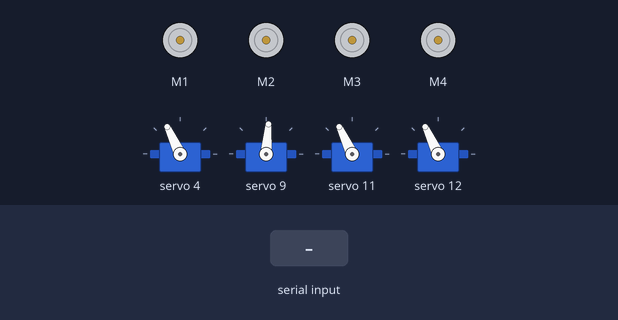
Recording of a sketch running on a simulated Arduino Uno, built with avr-gcc and run on an emulated ATmega328P. Shown: 4 × DC motor (green arrow = forward, orange = backward, longer = faster), 4 × servo. Inputs (shaded band) come from the test bench. What the sketch prints to the serial monitor is not drawn.

Above: at 1.2 s.
1.3 s: "f" received over the second serial link
At 1.6 s:
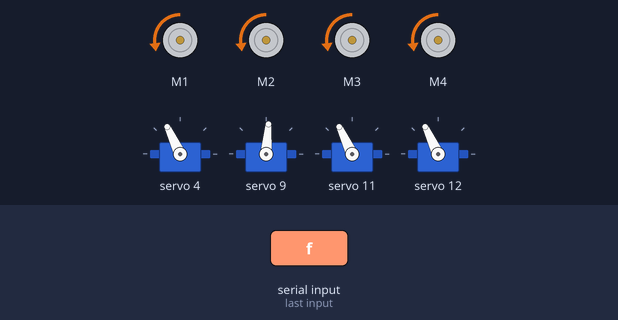
2.8 s: "b" received over the second serial link
At 3.9 s:
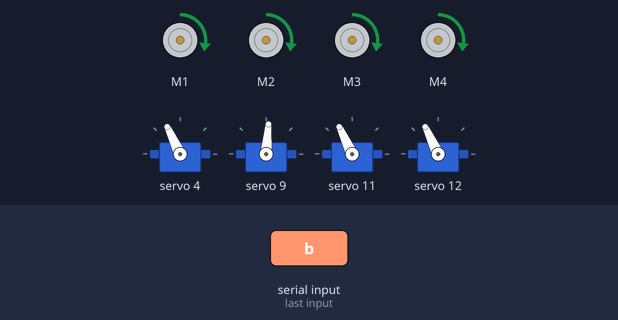
4.3 s: "L" received over the second serial link
At 5.2 s:
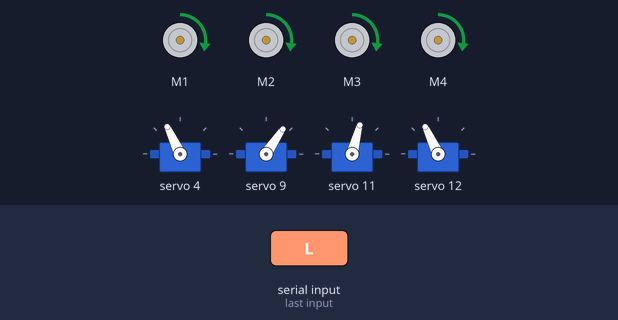
5.8 s: "F" received over the second serial link
At 6.2 s:
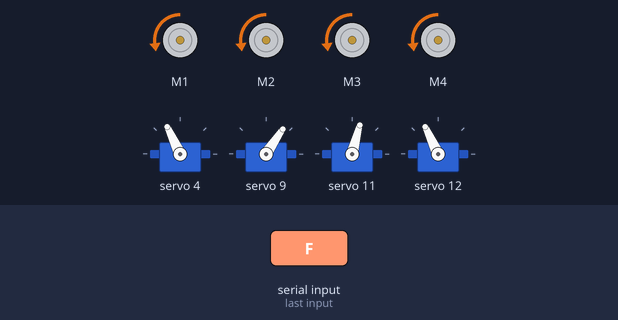
7.3 s: "R" received over the second serial link
At 8.5 s:
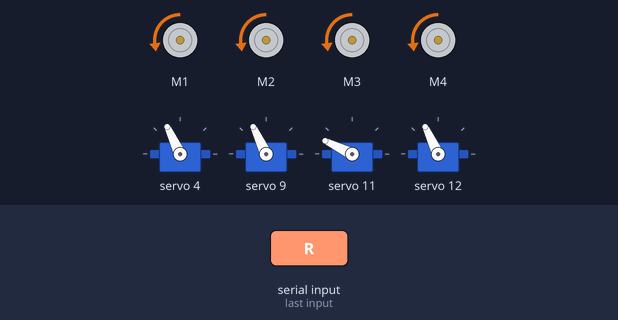
8.8 s: "B" received over the second serial link
At 9.7 s:
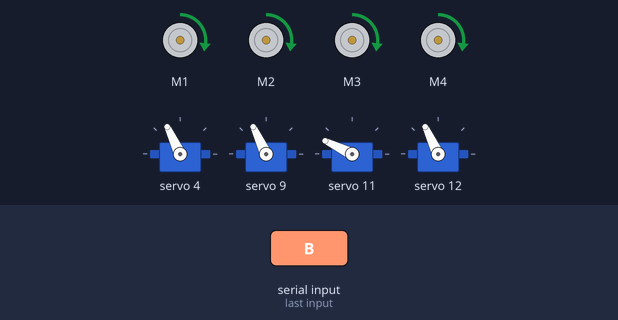
Timing chart, 0 to 11.3 s (numbered marks = the images above; inputs shaded):
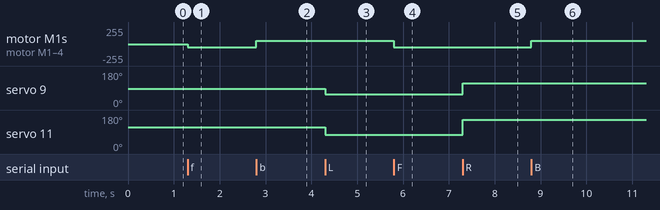

Measured:
- after the input at 1.3 s, motor M1–4: stopped → backward 50/255 at once
- after the input at 2.8 s, motor M1–4: backward 50/255 → forward 50/255 at once
- after the input at 4.3 s, servo 9: 85° → 56° at once; servo 11: 115° → 75° at once
- after the input at 5.8 s, motor M1–4: forward 50/255 → backward 50/255 at once
- after the input at 7.3 s, servo 9: 56° → 115° at once; servo 11: 75° → 154° at once
- after the input at 8.8 s, motor M1–4: backward 50/255 → forward 50/255 at once

The sketch:

RoberV1.proV1.ino
```cpp
//Tuttorial:https://youtu.be/FVCmw2u9j3k
//Rover controled by an android app
#include <Wire.h>
#include <AFMotor.h>
#include <SoftwareSerial.h>
#include <Adafruit_PWMServoDriver.h>

SoftwareSerial mySerial(10, 9);// RX, TX

Adafruit_PWMServoDriver pwm = Adafruit_PWMServoDriver();

#define SERVOMIN  125 // this is the 'minimum' pulse length count (out of 4096)
#define SERVOMAX  575 // this is the 'maximum' pulse length count (out of 4096)

// our servo # counter
uint8_t servonum = 0;

AF_DCMotor motor1(1);
AF_DCMotor motor2(2);
AF_DCMotor motor3(3);
AF_DCMotor motor4(4);

char bt='S';
//int Speed = 50;
void setup()
{
  mySerial.begin(9600);
  motor1.setSpeed(50);
  motor2.setSpeed(50);
  motor3.setSpeed(50);
  motor4.setSpeed(50);

  Serial.begin(9600);
  Serial.println("Rover Program version 1");
  pwm.begin();
  pwm.setPWMFreq(60);  // Analog servos run at ~60 Hz updates

  //yield();
  LegsStraight();
}

void loop()
{
bt=mySerial.read();
//LegsStraight();
//sideways();


if(bt=='f'|| bt=='F')
{
 forward();
}
if(bt=='b'|| bt=='B')
{
 backward();
}
if(bt=='L'|| bt=='l')
{
 Legsleft();
}
if(bt=='R'|| bt=='r')
{
 Legsright();
}
if(bt=='W'|| bt=='w')
{
 LegsStraight();
}
if(bt=='S')
{
 Stop();
}


}

/*
 * angleToPulse(int ang)
 * gets angle in degree and returns the pulse width
 * also prints the value on seial monitor
 * written by Ahmad Shamshiri for Robojax, Robojax.com
 */
int angleToPulse(int ang)
{
   int pulse = map(ang,0, 180, SERVOMIN,SERVOMAX);// map angle of 0 to 180 to Servo min and Servo max
  // Serial.print("Angle: ");Serial.print(ang);
  // Serial.print(" pulse: ");Serial.println(pulse);
   return pulse;
}
void LegsStraight()
{
        pwm.setPWM(4, 0, angleToPulse(120) );//1
        pwm.setPWM(9, 0, angleToPulse(90) ); //2
        pwm.setPWM(11, 0, angleToPulse(120) );//3
        pwm.setPWM(12, 0, angleToPulse(120) );//4

}
void sideways()
{
        pwm.setPWM(4, 0, angleToPulse(10) );//1
        pwm.setPWM(9, 0, angleToPulse(180) ); //2
        pwm.setPWM(11, 0, angleToPulse(15) );//3
        pwm.setPWM(12, 0, angleToPulse(210) );//4

}
void Legsright()
{
        pwm.setPWM(4, 0, angleToPulse(120) );//1
        pwm.setPWM(9, 0, angleToPulse(120) ); //2
        pwm.setPWM(11, 0, angleToPulse(160) );//3
        pwm.setPWM(12, 0, angleToPulse(120) );//4
}
void Legsleft()
{
        pwm.setPWM(4, 0, angleToPulse(120) );//1
        pwm.setPWM(9, 0, angleToPulse(60) ); //2
        pwm.setPWM(11, 0, angleToPulse(80) );//3
        pwm.setPWM(12, 0, angleToPulse(120) );//4
}

void saas()
{
for(int i=0; i<16; i++)
  {
    for( int angle =0; angle<181; angle +=10){
      delay(100);
        pwm.setPWM(4, 0, angleToPulse(angle) );//1
        pwm.setPWM(9, 0, angleToPulse(angle) ); //2
        pwm.setPWM(11, 0, angleToPulse(angle) );
       pwm.setPWM(12, 0, angleToPulse(angle) );
    }

  }

  delay(1000);

}

void forward()
{
  motor1.run(BACKWARD);
  motor2.run(BACKWARD);
  motor3.run(BACKWARD);
  motor4.run(BACKWARD);
}

void backward()
{
  motor1.run(FORWARD);
  motor2.run(FORWARD);
  motor3.run(FORWARD);
  motor4.run(FORWARD);
}
void left()
{
  motor1.run(FORWARD);
  motor2.run(BACKWARD);
  motor3.run(BACKWARD);
  motor4.run(FORWARD);
}
void right()
{
  motor1.run(BACKWARD);
  motor2.run(FORWARD);
  motor3.run(FORWARD);
  motor4.run(BACKWARD);
}
void Stop()
{
  motor1.run(RELEASE);
  motor2.run(RELEASE);
  motor3.run(RELEASE);
  motor4.run(RELEASE);
}
```
